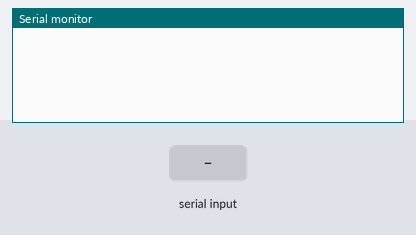
A sketch run on a simulated Arduino Uno, built with avr-gcc and run on an emulated ATmega328P. Parts: the last lines printed to the serial monitor. Inputs (shaded band) come from the test bench. EEPROM starts erased.

Above: at 1.2 s.
1.3 s: "a" received over the second serial link
At 2.5 s:
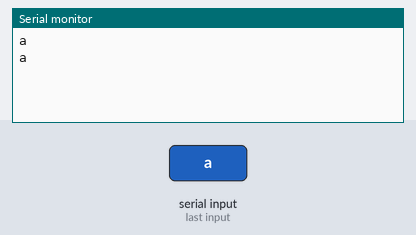
2.8 s: "b" received over the second serial link
At 3.7 s:
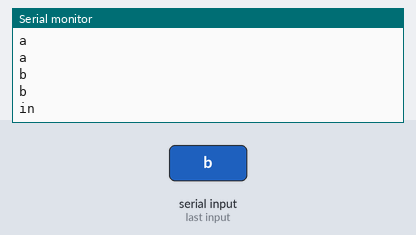
4.3 s: "1" received over the second serial link
At 4.9 s:
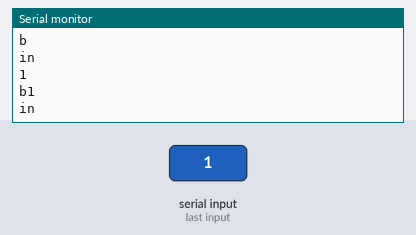
5.8 s: "a" received over the second serial link
At 7.0 s:
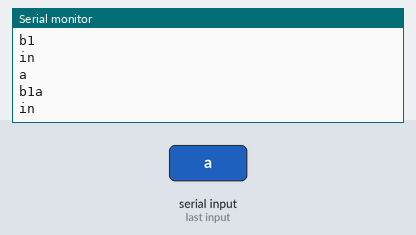
7.3 s: "b" received over the second serial link
At 8.5 s:
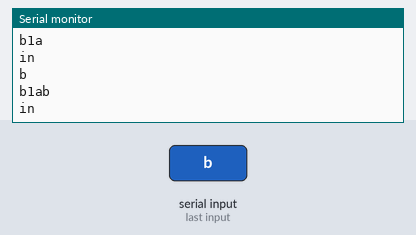

The sketch:

connect_estb.ino
```cpp
# include<SoftwareSerial.h>

#include <EEPROM.h>
// motor 1
# define motorp   4
# define motorn   5
// motor 2
# define motorp1  6
# define motorn1  7
// encoder 1
# define encoder1 8
// encoder 2
# define encoder2 9
//software serial pins
SoftwareSerial ble_serial(10, 11);
//input from bluetooth
char ble_input[100];
int i = 0, count = 0, count1 = 0, steps = 0;
String input, mode_input;
//making ble read charcter only for different modes we flag so that extra lines can be elimnated
bool flag = 0, ble_char = 0, play_flag = 1, teach_flag = 1, learn_flag = 1, do_flag = 1;
//connection establisment
bool set_, check;
int value, a;
String password;

void setup() {
  // put your setup code here, to run once:
  Serial.begin(9600);
  ble_serial.begin(38400);

}

void loop()
{ flag=0;
  set_=0;
 ble_read();
 mode_input="";
 i=0;
 switch(ble_input[i])
  {

    case 'a':
      set_ = 1;

      while (flag != 1)
      {
        ble_read();
      }
      mode_input="";
      flag=0;
   //   delay(5000);
      break;
    case 'b':
    {  set_ = 0;
      flag=0;
      ble_char=0;
       while (flag != 1)
      {
      ble_read();
      }
      for (int MemoryAddr = 0; MemoryAddr < 5; MemoryAddr++)
      {
        value = EEPROM.read(MemoryAddr);
        char MyCharacter = char(value);
        password += MyCharacter;
        Serial.println(MyCharacter);
      }
      if(mode_input==password)
      {
        ble_serial.println("Success");
      }
      else
      {
        Serial.println("failure");
      }
      break;
    }
  }
}
```

ble_raed.ino
```cpp
void ble_read()
{
  if (flag == 0)
  {
    //while(count<4)
    while (ble_serial.available())
    { //Serial.println("available");
      ble_input[i]  = (char)ble_serial.read();
      Serial.println(ble_input[i]);
      if (ble_char != 1)
      {
        mode_input   +=  ble_input[i];
        Serial.println(mode_input);
      }
      if(set_==1)
      { value=(int)ble_input[i];
        if(a<255)
        {
        Serial.println("in");
        EEPROM.write(a,value);
        a=a+1;
        }

      }
      delay(7);
      if (ble_input[i] != '$')
      {
        i++;
        count++;
        if (ble_char != 1)
        {
          count = 0;
        }

      }
      else
      {
        flag = 1;
        Serial.println("out");
      }
    }
  }
}
```

Measured:
- after the input at 1.3 s, the serial monitor: prints a new line at once (image 1)
- after the input at 2.8 s, the serial monitor: prints a new line at once (image 2)
- after the input at 4.3 s, the serial monitor: prints a new line at once (image 3)
- after the input at 5.8 s, the serial monitor: prints a new line at once (image 4)
- after the input at 7.3 s, the serial monitor: prints a new line at once (image 5)
